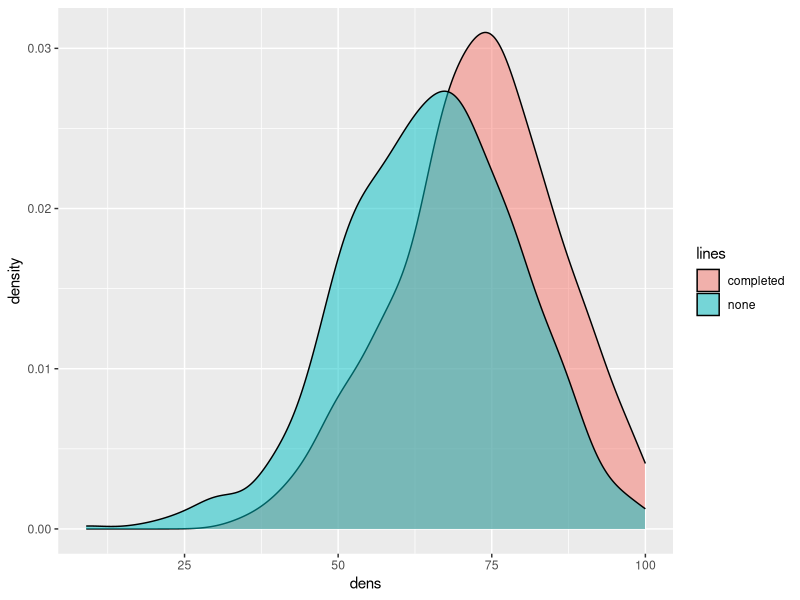

R code for this plot:

library(ggplot2)
library(tidyverse)

dataSet<- read.csv("StudentsPerformance.csv", header=TRUE, sep=",")


prepNone <-  dataSet%>%
  filter(prep=="none")
prepCompleted <-  dataSet%>%
  filter(prep=="completed")



percentage_PrepNone <- ((prepNone$math+prepNone$reading+prepNone$writing)/3)
percentage_prepCompleted <- ((prepCompleted$math+prepCompleted$reading+prepCompleted$writing)/3)



dat <-data.frame(dens = c(percentage_PrepNone,percentage_prepCompleted), 
                 lines = rep(c("none", "completed"),
                             times=c(length(percentage_PrepNone),length(percentage_prepCompleted))))
ggplot(data = dat,mapping =  aes(x = dens, fill = lines)) + geom_density(alpha = 0.5)
